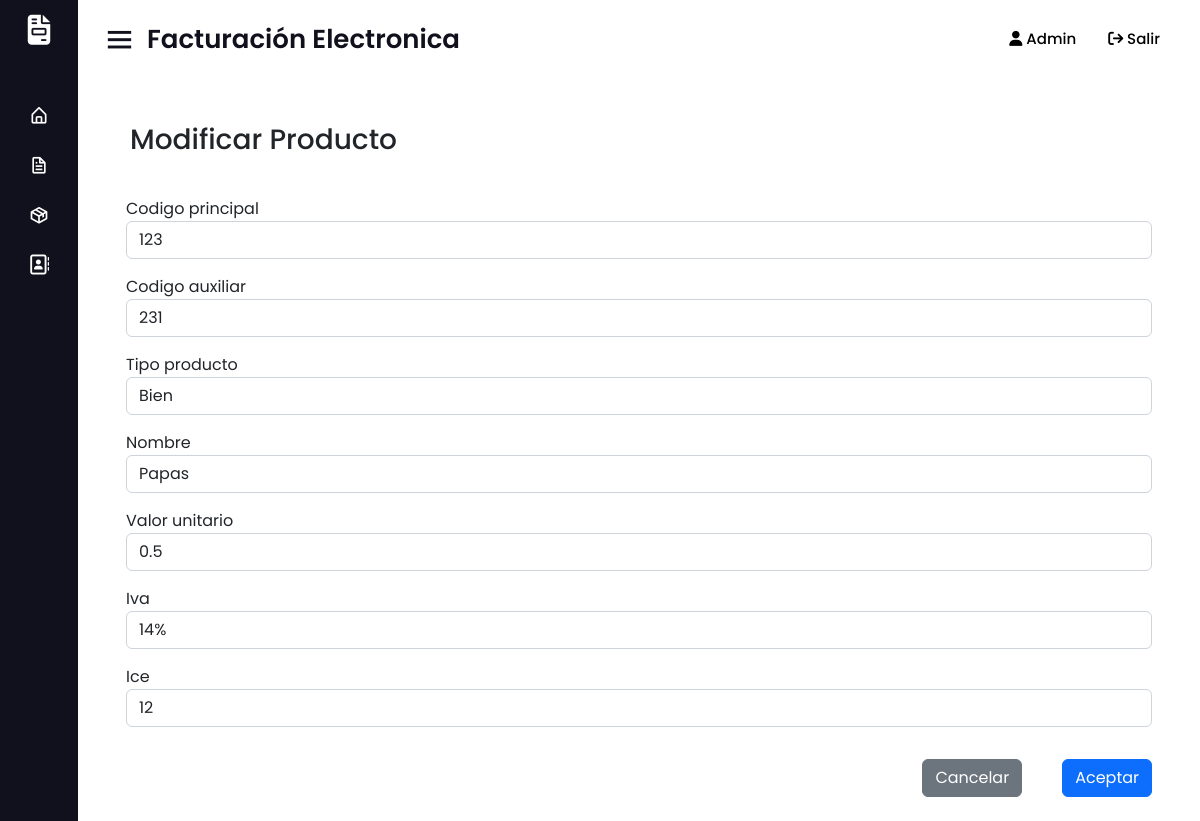
The app's page /modificar/123/ (signed in) with its own data.
### producto/models.py (models this page shows, shortened)
class Producto(models.Model):
    codigo_principal = models.BigIntegerField(primary_key=True)
    codigo_auxiliar = models.BigIntegerField()
    tipo_producto = models.IntegerField(choices=tipo_producto)
    nombre = models.CharField(max_length=100)
    valor_unitario = models.FloatField()
    iva = models.IntegerField(choices=tipo_iva)
    ice = models.IntegerField()
    class Meta:
        verbose_name = 'producto'
        verbose_name_plural = 'productos'

### core/views.py (the view)
# urls.py: path('modificar/<codigo_principal>/', views.modificar, name="modificar"),
def modificar(request, codigo_principal):
    productos = get_object_or_404(Producto, codigo_principal=codigo_principal)
    data = {
        'form' : ProductoForm(instance=productos)
    }
    if request.method == 'POST':
        formulario = ProductoForm(data=request.POST, instance=productos)
        if formulario.is_valid():
            formulario.save()
            return redirect(to="listar_productos")
        data["form"] = formulario
    return render(request, "producto/modificar.html", data)

### producto/forms.py
class ProductoForm(forms.ModelForm):
    class Meta:
        model = Producto
        fields = '__all__'

### producto/templates/producto/modificar.html (shortened to what this page needs)
{% extends 'core/base.html' %}
{% block background %}{% load static%}{% static 'core/img/base.jpg' %}{% endblock %}
{% block content %}
{% load crispy_forms_tags %}
<div class="container">
    <div class="row justify-content-center mt-5 mr-1">
        <div class="formulario col-md-12">
            <form class="row g-3 p-4" method="post">
                <div class="mb-3 row">
                    <h3>Modificar Producto</h3>
                </div>
                    {{form | crispy }}
                    <div class="d-grid gap-3 pt-3 d-md-flex justify-content-md-end">
                        <button class="btn btn-secondary me-lg-4" type="reset">Cancelar</button>
                        <button class="btn btn-primary" type="submit">Aceptar</button>
                    </div>
                </form>
            </div>
        </div>
    </div>
</div>
{% endblock %}

### core/templates/core/base.html (shortened to what this page needs)
<!DOCTYPE html>
<html lang="es" dir="ltr">
  <head>
    {% load static %}
    <link rel="stylesheet" href="{% static 'core/css/style.css' %}">
    <link href='https://unpkg.com/boxicons@2.0.7/css/boxicons.min.css' rel='stylesheet'>
    <link rel="stylesheet" href="https://cdnjs.cloudflare.com/ajax/libs/font-awesome/6.1.1/css/all.min.css">
    <link href="https://cdn.jsdelivr.net/npm/bootstrap@5.2.0-beta1/dist/css/bootstrap.min.css" rel="stylesheet">
  </head>
<body>
  <div class="sidebar close">
    <div class="logo-details">
      <i class="fa-solid fa-file-invoice"></i>
    </div>
    <ul class="nav-links">
      <li>
        <a href="#">
          <i class='bx bx-home-alt' ></i>
        </a>
      </li>
      <li>
        <div class="iocn-link">
          <a href="#">
            <i class='bx bx-file' ></i>
          </a>
        </div>
      </li>
      <li>
        <div class="iocn-link">
          <a href="#">
            <i class='bx bx-package' ></i>
          </a>
        </div>
      </li>
      <li>
        <div class="iocn-link">
          <a href="#">
            <i class="fa-regular fa-address-book"></i>
          </a>
        </div>
      </li>
    </ul>
  </div>
  <div class="home-section">
    <nav class="navbar " id="encabez">
        <div class="container-fluid">
          <div class="home-content">
              <i class='bx bx-menu' ></i>
              <span class="text">Facturación Electronica</span>
          </div>
          <form class="d-flex">
            <ul class="nav">
              <li class="nav-item  list-unstyled">
                <a class="nav-link">
                  <i class="fa-solid fa-user"></i>
                  <span>{{ user.username }}</span>
                </a>
              </li>
              <li class="nav-item  list-unstyled">
                <a class="nav-link" href="{% url 'logout' %}">
                  <i class="fa-solid fa-arrow-right-from-bracket"></i>
                  <span>Salir</span>
                </a>
              </li>
          </ul>
      </form>
    </div>
</nav>
{% block content %}{% endblock content %}
</body>
</html>

### core/static/core/css/style.css (style rules this page uses)
* { margin: 0; padding: 0; box-sizing: border-box; font-family: 'Poppins', sans-serif; }
body { overflow: auto; }
.sidebar { position: fixed; top: 0; left: 0; height: 100%; width: 260px; background: #11101d; z-index: 100; transition: all 0.5s ease; }
.sidebar.close { width: 78px; }
.sidebar .logo-details { height: 60px; width: 100%; display: flex; align-items: center; }
.sidebar .logo-details i { font-size: 30px; color: #fff; height: 50px; min-width: 78px; text-align: center; line-height: 50px; }
.sidebar .nav-links { height: 100%; padding: 30px 0 150px 0; overflow: auto; }
.sidebar.close .nav-links { overflow: visible; }
.sidebar .nav-links li { position: relative; list-style: none; transition: all 0.4s ease; }
.sidebar .nav-links li .iocn-link { display: flex; align-items: center; justify-content: space-between; }
.sidebar.close .nav-links li .iocn-link { display: block }
.sidebar .nav-links li i { height: 50px; min-width: 78px; text-align: center; line-height: 50px; color: #fff; font-size: 20px; cursor: pointer; transition: all 0.3s ease; }
.sidebar .nav-links li a { display: flex; align-items: center; text-decoration: none; }
.home-section { position: relative; background: #fff; height: 100vh; left: 260px; width: calc(100% - 260px); transition: all 0.5s ease; padding: 12px; }
.sidebar.close ~ .home-section { left: 78px; width: calc(100% - 78px); }
.home-content { display: flex; align-items: center; flex-wrap: wrap; }
.home-section .home-content .bx-menu, .home-section .home-content .text { color: #11101d; font-size: 35px; }
.home-section .home-content .bx-menu { cursor: pointer; margin-right: 10px; }
.home-section .home-content .text { font-size: 26px; font-weight: 600; }
#encabez div form ul li a { font-size: 15px; color: black; font-weight: 500; }

### records on screen
Producto: codigo_principal "123", codigo_auxiliar "231", tipo_producto "Bien", nombre "Papas", valor_unitario "0.5", iva "14%", ice "12"

### other values on screen
{{ user.username }} "Admin"
